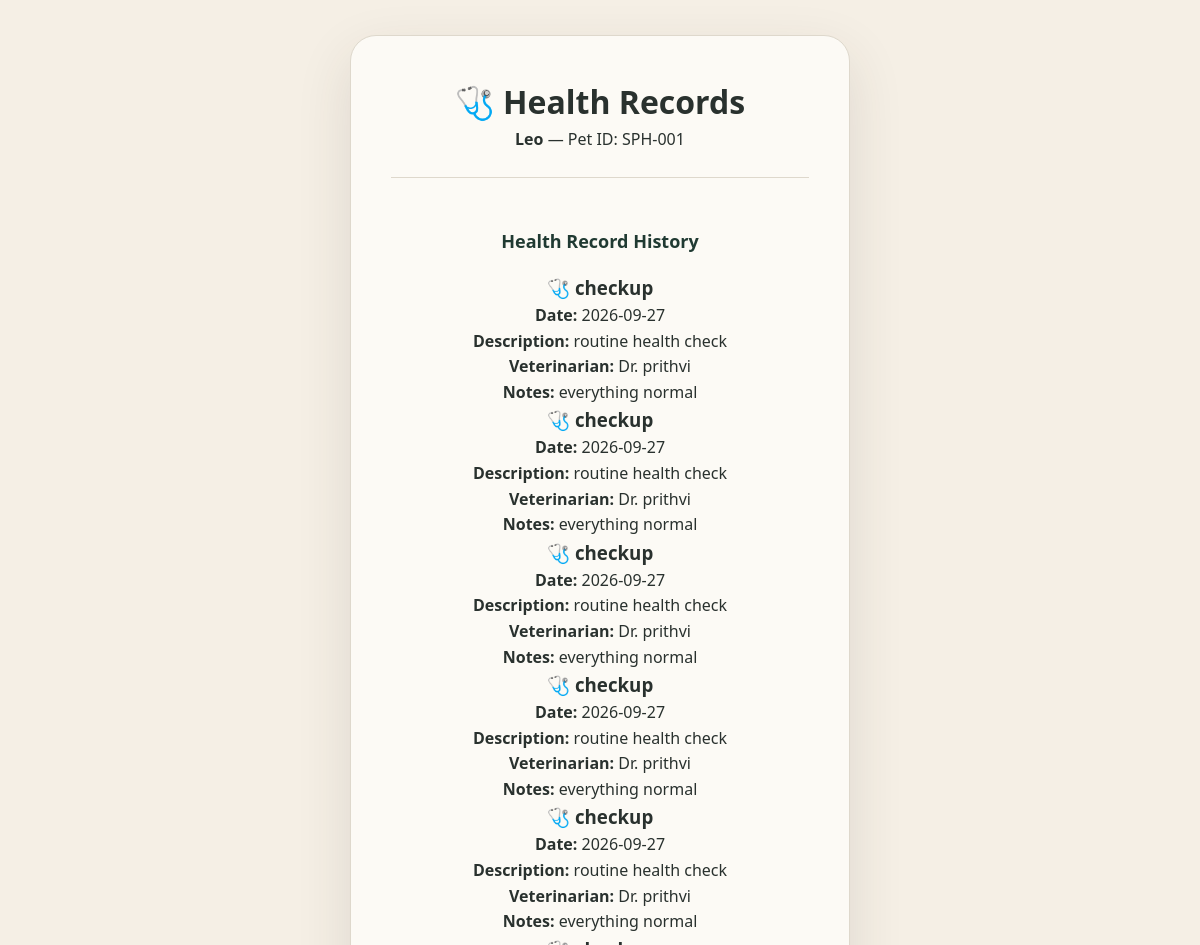
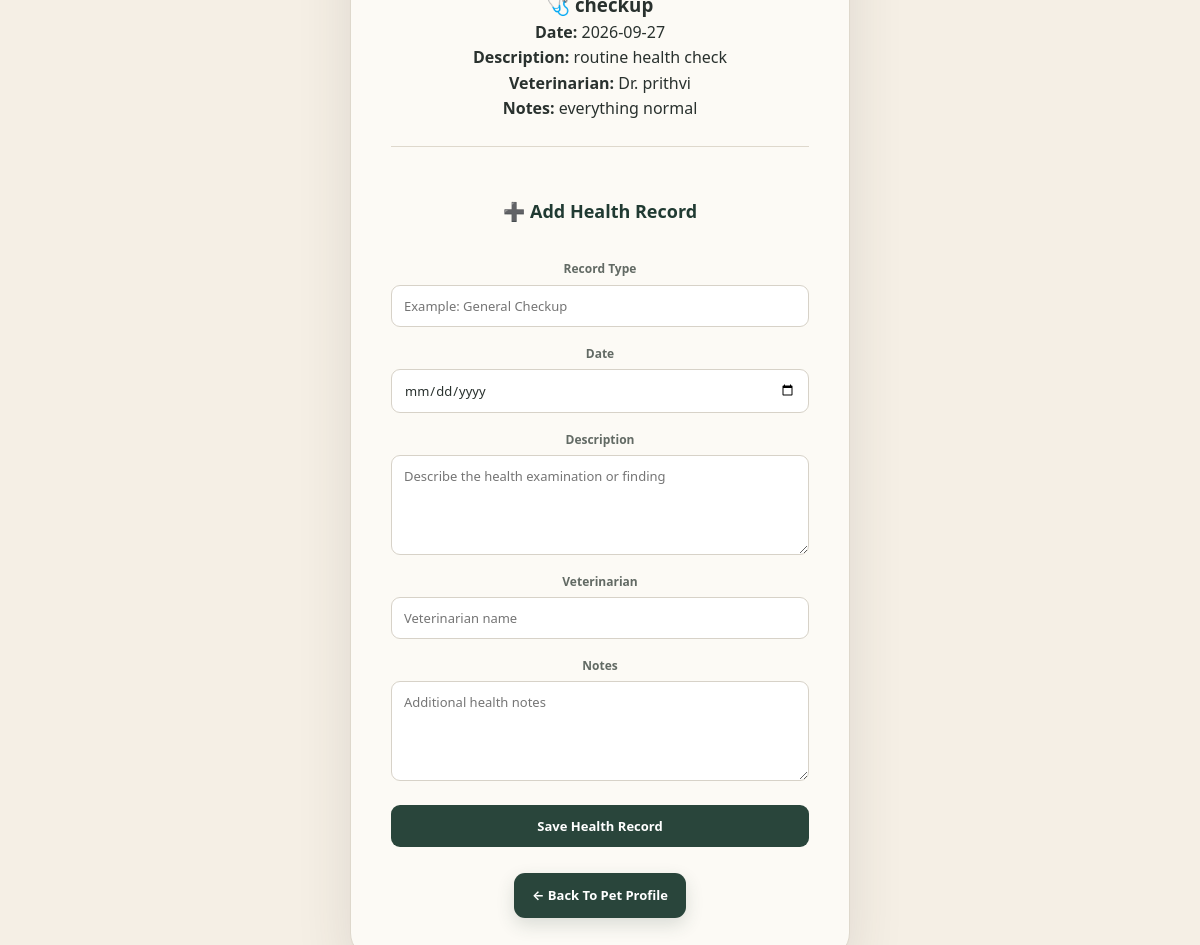
Page /pet/SPH-001/health-records on the committed database (2 pictures, top to bottom).
### tables this page shows
CREATE TABLE pets (
            id INTEGER PRIMARY KEY AUTOINCREMENT,
            pet_id TEXT UNIQUE NOT NULL,
            name TEXT NOT NULL,
            breed TEXT NOT NULL,
            age INTEGER NOT NULL,
            gender TEXT,
            owner TEXT NOT NULL,
            phone TEXT NOT NULL
        );

CREATE TABLE health_records (
            id INTEGER PRIMARY KEY AUTOINCREMENT,
            pet_id TEXT NOT NULL,
            record_type TEXT NOT NULL,
            record_date TEXT NOT NULL,
            description TEXT,
            veterinarian TEXT,
            notes TEXT,
            FOREIGN KEY (pet_id) REFERENCES pets (pet_id)
        );

### app.py (the view, shortened to what this page needs)
@app.route("/pet/<pet_id>/health-records", methods=["GET", "POST"])
def pet_health_records(pet_id):
    conn = get_db_connection()
    pet = conn.execute(
        "SELECT * FROM pets WHERE pet_id = ?",
        (pet_id,)
    ).fetchone()
    if pet is None:
        conn.close()
        return "Pet not found", 404
    records = conn.execute("""
        SELECT *
        FROM health_records
        WHERE pet_id = ?
        ORDER BY id DESC
    """, (pet_id,)).fetchall()
    conn.close()
    return render_template(
        "pet_health_records.html",
        pet=pet,
        records=records
    )

### app.py (called while the page is built)
def get_db_connection():
    conn = sqlite3.connect(DATABASE)
    conn.row_factory = sqlite3.Row
    return conn

### templates/pet_health_records.html (shortened to what this page needs)
<!DOCTYPE html>
<html>
<head>
    <link rel="stylesheet"
          href="{{ url_for('static', filename='style.css') }}">
</head>
<body>
<div class="profile-container">
    <div class="profile-card">
        <h1>🩺 Health Records</h1>
        <p>
            <strong>{{ pet.name }}</strong>
            — Pet ID: {{ pet.pet_id }}
        </p>
        <hr><br>
        <h2>Health Record History</h2>
        {% if records %}
            {% for record in records %}
            <div class="health-record">
                <h3>🩺 {{ record.record_type }}</h3>
                <p>
                    <strong>Date:</strong>
                    {{ record.record_date }}
                </p>
                {% if record.description %}
                <p>
                    <strong>Description:</strong>
                    {{ record.description }}
                </p>
                {% endif %}
                {% if record.veterinarian %}
                <p>
                    <strong>Veterinarian:</strong>
                    {{ record.veterinarian }}
                </p>
                {% endif %}
                {% if record.notes %}
                <p>
                    <strong>Notes:</strong>
                    {{ record.notes }}
                </p>
                {% endif %}
            </div>
            {% endfor %}
        {% else %}
            <p>
                No health records available for {{ pet.name }}.
            </p>
        {% endif %}
        <hr><br>
        <h2>➕ Add Health Record</h2>
        <form method="POST">
            <label>Record Type</label>
            <input
                type="text"
                name="record_type"
                placeholder="Example: General Checkup"
                required
            >
            <label>Date</label>
            <input
                type="date"
                name="record_date"
                required
            >
            <label>Description</label>
            <textarea
                name="description"
                placeholder="Describe the health examination or finding"
            ></textarea>
            <label>Veterinarian</label>
            <input
                type="text"
                name="veterinarian"
                placeholder="Veterinarian name"
            >
            <label>Notes</label>
            <textarea
                name="notes"
                placeholder="Additional health notes"
            ></textarea>
            <button type="submit">
                Save Health Record
            </button>
        </form>
        <br>
        <a
            href="{{ url_for('pet_profile', pet_id=pet.pet_id) }}"
            class="register-btn"
        >
            ← Back To Pet Profile
        </a>
    </div>
</div>
</body>
</html>

### static/style.css (style rules this page uses)
:root { --ivory: #F5EFE5; --cream: #FCFAF5; --cream-dark: #EDE3D5; --forest: #29453B; --forest-deep: #203A32; --botanical: #526653; --olive: #77806A; --terracotta: #A96545; --clay: #C99578; --clay-soft: #E7C8B5; --sand: #E1C8B0; --text: #29312E; --text-soft: #626A64; --text-muted: #8A9089; --white: #FFFFFF; --border: #DED8CC; --border-light: #E9E3D9; --success: #55745D; --success-soft: #E2EDE3; --warning: #A96545; --warning-soft: #F4E3D8; --shadow-soft: 0 6px 25px rgba(55, 52, 43, 0.06); --shadow-medium: 0 12px 35px rgba(55, 52, 43, 0.09); --shadow-large: 0 20px 55px rgba(55, 52, 43, 0.12); --radius-small: 10px; --radius-medium: 18px; --radius-large: 26px; }
* { margin: 0; padding: 0; box-sizing: border-box; }
html { scroll-behavior: smooth; }
body { font-family: "Segoe UI", Inter, -apple-system, BlinkMacSystemFont, Arial, sans-serif; background: var(--ivory); color: var(--text); line-height: 1.6; min-height: 100vh; }
a { text-decoration: none; color: inherit; }
button, input, select, textarea { font-family: inherit; }
.register-btn { display: inline-flex; align-items: center; justify-content: center; padding: 12px 18px; background: var(--forest); color: white; border-radius: 11px; font-size: 13px; font-weight: 650; box-shadow: 0 7px 18px rgba(41,69,59,0.16); transition: background 0.2s ease, transform 0.2s ease, box-shadow 0.2s ease; }
.profile-container { min-height: 100vh; display: flex; justify-content: center; align-items: center; padding: 35px; background: var(--ivory); }
.profile-card { width: 500px; max-width: 100%; background: var(--cream); border: 1px solid var(--border); border-radius: var(--radius-large); padding: 40px; text-align: center; box-shadow: var(--shadow-large); }
.profile-card hr { border: none; border-top: 1px solid var(--border); margin: 24px 0; }
.profile-card h2 { color: var(--forest-deep); font-size: 18px; margin-bottom: 17px; }
form { display: flex; flex-direction: column; }
form label { color: var(--text-soft); font-size: 12px; font-weight: 650; margin-top: 17px; margin-bottom: 6px; }
form input, form select, form textarea { width: 100%; padding: 11px 12px; background: white; color: var(--text); border: 1px solid #D7D2C8; border-radius: 9px; outline: none; font-size: 13px; transition: border-color 0.2s ease, box-shadow 0.2s ease; }
form textarea { min-height: 100px; resize: vertical; }
form button { margin-top: 24px; padding: 12px; border: none; border-radius: 9px; background: var(--forest); color: white; font-size: 13px; font-weight: 650; cursor: pointer; transition: background 0.2s ease, transform 0.2s ease; }

### rows in the picture
pets: name "Leo", pet_id "SPH-001"
health_records: record_type "checkup", record_date "2026-09-27", description "routine health check", veterinarian "Dr. prithvi", notes "everything normal"
health_records: record_type "checkup", record_date "2026-09-27", description "routine health check", veterinarian "Dr. prithvi", notes "everything normal"
health_records: record_type "checkup", record_date "2026-09-27", description "routine health check", veterinarian "Dr. prithvi", notes "everything normal"
health_records: record_type "checkup", record_date "2026-09-27", description "routine health check", veterinarian "Dr. prithvi", notes "everything normal"
health_records: record_type "checkup", record_date "2026-09-27", description "routine health check", veterinarian "Dr. prithvi", notes "everything normal"
health_records: record_type "checkup", record_date "2026-09-27", description "routine health check", veterinarian "Dr. prithvi", notes "everything normal"
